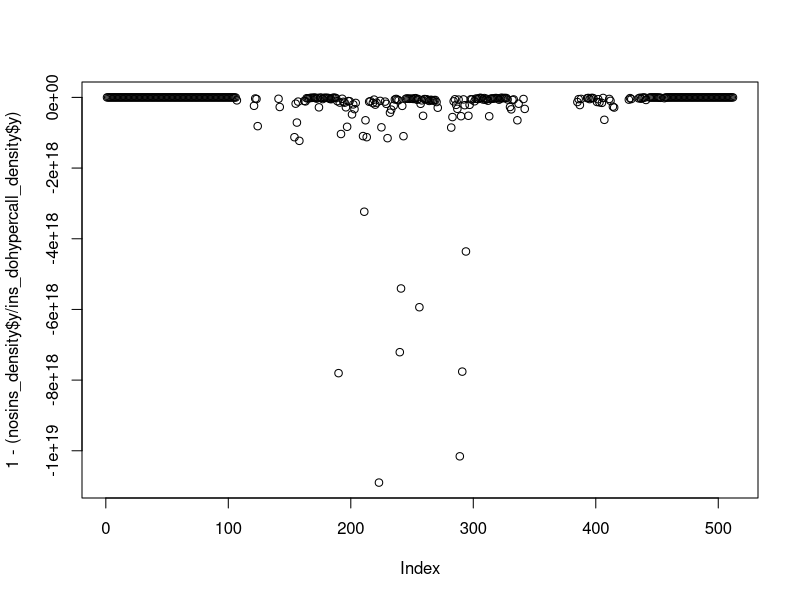

Write R code to recreate this figure.
#!/usr/bin/env Rscript
library(ggplot2)
# elapsed_time,func_calls
data_ins_hypercall = read.table("./function-graph/data/function-graph-dohypercall.dat", header=TRUE, sep = ',', skip=1)
data_ins = read.table("./function-graph/data/function-graph.dat", header=TRUE, sep = ',', skip=1)
data_noins = read.table("./function-graph/data/no-function-graph.dat", header=TRUE, sep = ',', skip=1)

# data$elapsed_time_us <- data$elapsed_time / 1000000
# data$ratio <- data$elapsed_time / data$func_calls

ins_density <- density(data_ins$elapsed_time) 
ins_dohypercall_density <- density(data_ins_hypercall$elapsed_time) 
nosins_density <- density(data_noins$elapsed_time)

plot(1 - (nosins_density$y / ins_dohypercall_density$y))

# mydata <- data.frame(overhead = nosins_density$y - ins_density$y)
# plot <- ggplot(mydata, aes(overhead)) +
#   geom_density(alpha = 0.1) +
#   labs(title = "Hypercall function graph Density") +
#   labs(x="Elapsed time (us)") +
#   labs(fill="Number of entry & exit", colour="#Entry/Exit") +
#   theme_bw()
# plot(plot)

max_overhead <- 1 - max(data_noins$elapsed_time)/ max(data_ins$elapsed_time)
min_overhead <- 1 - min(data_noins$elapsed_time)/ min(data_ins$elapsed_time)
std_overhead <- 1 - sd(data_noins$elapsed_time)/ sd(data_ins$elapsed_time)
mean_overhead <- 1 - mean(data_noins$elapsed_time)/ mean(data_ins$elapsed_time)